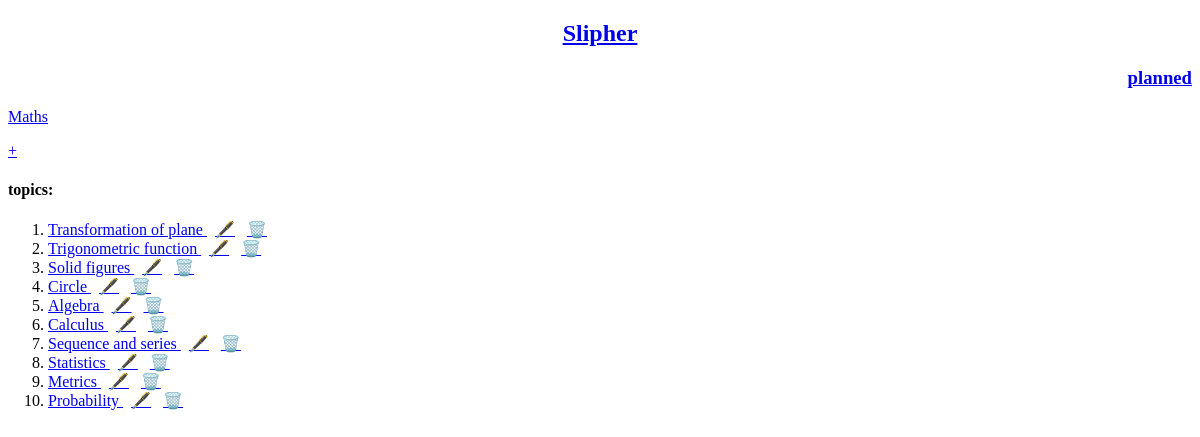
Page /subject/1/topic on the committed database.
### Subjects/models.py (models this page shows)
class Subjects(models.Model):
    subject_name = models.CharField(max_length=500)
    rating = models.FloatField(validators=[MinValueValidator(0.0), MaxValueValidator(5.0)])
    def __str__(self):
        return self.subject_name

class Topics(models.Model):
    subject = models.ForeignKey(Subjects,on_delete=models.CASCADE,related_name="topic")
    topic_name = models.CharField(max_length=500)
    rating = models.FloatField(validators=[MinValueValidator(0.0), MaxValueValidator(5.0)])
    class Meta:
        unique_together = ("topic_name","subject")
    def __str__(self):
        return self.topic_name

### Subjects/views0/topic.py (the view)
# urls.py: path("subject/<int:subject_id>/topic",views0.TopicListView.as_view(),name="topic"),
class TopicListView(ListView):
    model = models.Topics
    template_name = "Subjects/topic/topic.html"
    context_object_name = "topic_list"
    def get_queryset(self):
        subject = get_object_or_404(models.Subjects,id=self.kwargs["subject_id"])
        topic_list = subject.topic.all()
        return topic_list
    def get_context_data(self,**kwargs):
        context = super().get_context_data(**kwargs)
        context["subject"] = get_object_or_404(models.Subjects,id=self.kwargs["subject_id"])
        return context

### Subjects/templates/Subjects/topic/topic.html (shortened to what this page needs)
{% extends "Subjects/base.html" %}
{% block content %}
<p> <a href="{% url 'Subjects:subject' %}">{{ subject }}</a> </p>
<p> <a href="{% url 'Subjects:new_topic' subject.id %}">+</a><p>
{% if topic_list %}
<h4>topics: </h4>
<ol>
	{% for topic in topic_list %}
	<li>
	    <a href="{% url 'Subjects:subtopic' topic_id=topic.id subject_id=subject.id %}"> {{ topic }} </a>
	    <a href="{% url 'Subjects:edit_topic' topic_id=topic.id subject_id=subject.id %}">🖋️</a>
	    <a href="{% url 'Subjects:delete_topic' subject_id=subject.id topic_id=topic.id %}">🗑️</a>
	</li>
	{% endfor %}
</ol>
{% else %}
<p> {{ subject }} has no topic </p>
{% endif %}
{% endblock content %}

### rows in the picture
Subjects: subject_name "Maths"
Topics: topic_name "Transformation of plane"
Topics: topic_name "Trigonometric function"
Topics: topic_name "Solid figures"
Topics: topic_name "Circle"
Topics: topic_name "Algebra"
Topics: topic_name "Calculus"
Topics: topic_name "Sequence and series"
Topics: topic_name "Statistics"
Topics: topic_name "Metrics"
Topics: topic_name "Probability"
